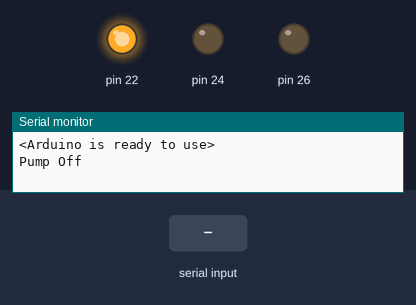
A sketch run on a simulated Arduino Mega 2560, built with avr-gcc and run on an emulated ATmega2560. Parts: output pins drawn as LEDs (lit = HIGH), the last lines printed to the serial monitor. The test bench sets the inputs (shaded band).

Above: at 2.2 s.
2.3 s: "1" received over Serial
At 3.6 s:
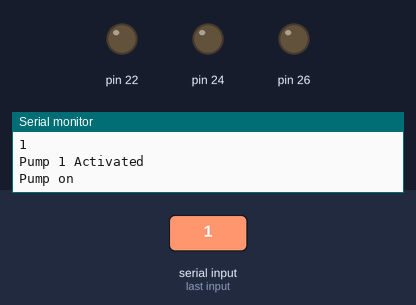
Timing chart, 0 to 13.8 s (numbered marks = the images above; inputs shaded):
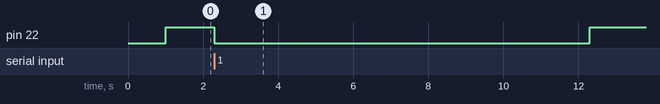

The sketch:

PumpSlaveCode.ino
```cpp
/*
 *  Program Written: by Samuel Eastment Davidson
 *  UNSW zid: z5117804
 *  This coded was altered for a pump system in Thesis B
 *  The code takes input from bluetooth to power a pump system
  */

#include <Wire.h>


const byte numChars = 32;
char serial1Chars[numChars];    // an array to store the received data
char serialChars[numChars];     // an array to store the received data
char vertArray[100];   // Array for vertical walls
char horiArray[100]; // Array for horzontal walls
char lineprint[numChars]; // Array for whats to be printed

boolean newData  = false;
boolean newData1 = false;

boolean ToBeChecked = false;

boolean vertSet  = false;
boolean horiSet  = false;

char rc;
char rc1;

using namespace std;


void setup() {
  // Serial initlialisation
  Serial.begin(115200); //Tx0 and Rx0
  Serial1.begin(115200);  //Tx1 and Rx1

  // Connections for pumps
  pinMode(22, OUTPUT);
  pinMode(24, OUTPUT);
  pinMode(26, OUTPUT);

  //Serial2;  //Tx2 and Rx2
  //Serial3;  //Tx3 and Rx3

  // LCD initlialisation
  // initialize the LCD


  // For testing print to lcd and both serial monitors
  Serial.println("<Arduino is ready to use>");  //To Desktop
  Serial1.println("<Arduino is ready to use>"); //To bluetooth

  delay(1000);
  digitalWrite(22, HIGH);  // sets the digital pin 13 off
  Serial.println("Pump Off");  //To Desktop
  Serial1.println("Pump Off"); //To bluetooth

}

void loop() {
  // put your main code here, to run repeatedly:

  //delay(2000);
  //Serial.println(horiSet);
  //Serial.println(horiArray);
  //delay(2000);

  if (Serial.available() > 0) {
    rc = Serial.read();
    Serial.println(rc);
  }

  if (Serial1.available() > 0) {
    rc1 = Serial1.read();
    Serial.println(rc1);
  }
  if (rc == '1'){

  }
  if (rc == '1' || rc1 == '1') {
    // Use pump 1 -- put power to pump
    Serial.println("Pump 1 Activated");
    digitalWrite(22, LOW);
    Serial.println("Pump on");  //To Desktop
    delay(10000);            // waits for a second
    digitalWrite(22, HIGH);  // sets the digital pin 13 off
    Serial.println("Pump Off");  //To Desktop

    delay(11000);
    rc  = 0;
    rc1 = 0;

      }

}
```

Measured:
- after the input at 2.3 s, pin 22: HIGH → LOW at once, → HIGH 10.0 s later
